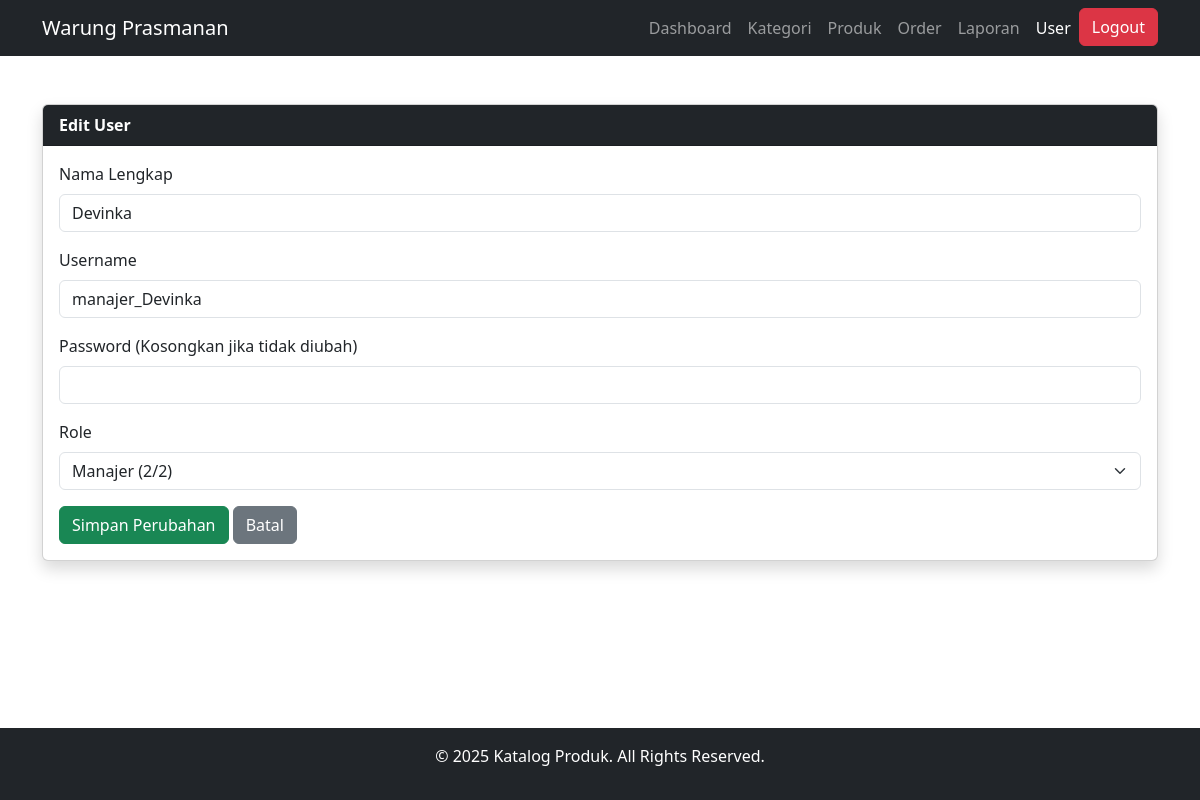
Page /user/edit.php?id=7 (signed in) on the committed database.
### tables this page shows
CREATE TABLE `users` (
  `id` int(11) NOT NULL,
  `username` varchar(50) DEFAULT NULL,
  `password` varchar(255) DEFAULT NULL,
  `role` enum('admin','kasir','manajer') DEFAULT NULL,
  `nama_lengkap` varchar(100) DEFAULT NULL
);

### user/edit.php (the view, shortened to what this page needs)
<?php
include '../config/db.php';
include '../includes/navbar.php';
$id = $_GET['id'] ?? null;
$stmt = $koneksi->prepare("SELECT * FROM users WHERE id = ?");
$stmt->bind_param("i", $id);
$stmt->execute();
$result = $stmt->get_result();
$user = $result->fetch_assoc();
$role_limit = [];
$role_counts = [];
$rlQuery = $koneksi->query("SELECT role, max_jumlah FROM role_limit");
while ($row = $rlQuery->fetch_assoc()) {
    $role_limit[$row['role']] = $row['max_jumlah'];
}
$rcQuery = $koneksi->query("SELECT role, COUNT(*) as jumlah FROM users GROUP BY role");
while ($row = $rcQuery->fetch_assoc()) {
    $role_counts[$row['role']] = $row['jumlah'];
}
?>
<div class="container mt-5">
    <div class="card shadow">
        <div class="card-header bg-dark text-white fw-bold">Edit User</div>
        <div class="card-body">
            <form method="post">
                <div class="mb-3">
                    <label class="form-label">Nama Lengkap</label>
                    <input type="text" name="nama_lengkap" class="form-control" value="<?= htmlspecialchars($user['nama_lengkap']) ?>" required>
                </div>
                <div class="mb-3">
                    <label class="form-label">Username</label>
                    <input type="text" name="username" class="form-control" value="<?= htmlspecialchars($user['username']) ?>" required>
                </div>
                <div class="mb-3">
                    <label class="form-label">Password (Kosongkan jika tidak diubah)</label>
                    <input type="password" name="password" class="form-control">
                </div>
                <div class="mb-3">
                    <label class="form-label">Role</label>
                    <select name="role" class="form-select" required>
                        <?php foreach ($role_limit as $role => $max):
                            $current = $role_counts[$role] ?? 0;
                            $disabled = ($current >= $max && $role !== $user['role']) ? 'disabled' : '';
                        ?>
                            <option value="<?= $role ?>" <?= $disabled ?> <?= $user['role'] === $role ? 'selected' : '' ?>>
                                <?= ucfirst($role) ?> (<?= $current ?>/<?= $max ?>)
                            </option>
                        <?php endforeach; ?>
                    </select>
                </div>
                <button type="submit" class="btn btn-success">Simpan Perubahan</button>
                <a href="index.php" class="btn btn-secondary">Batal</a>
            </form>
        </div>
    </div>
</div>
<?php include '../includes/footer.php'; ?>

### includes/footer.php (style rules this page uses)
html, body { height: 100%; margin: 0; display: flex; flex-direction: column; }
.container { flex: 1; }

### rows in the picture
users: nama_lengkap "Devinka", username "manajer_Devinka", role "Manajer (2/2)"
